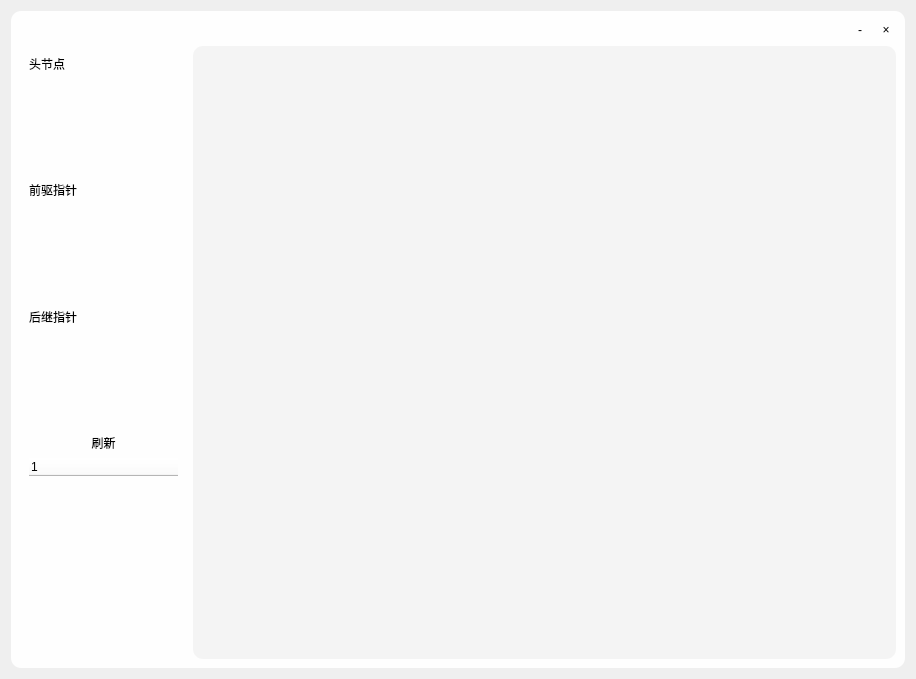
<?xml version="1.0" encoding="UTF-8"?>
<ui version="4.0">
 <class>Double_link</class>
 <widget class="QDialog" name="Double_link">
  <property name="geometry">
   <rect>
    <x>0</x>
    <y>0</y>
    <width>916</width>
    <height>679</height>
   </rect>
  </property>
  <property name="windowTitle">
   <string>Dialog</string>
  </property>
  <layout class="QHBoxLayout" name="horizontalLayout">
   <item>
    <widget class="QFrame" name="frame">
     <property name="styleSheet">
      <string notr="true">background-color: rgb(254, 254, 254);

border-top-left-radius:10px;
border-top-right-radius:10px;

border-bottom-left-radius:10px;

border-bottom-right-radius:10px;
</string>
     </property>
     <property name="frameShape">
      <enum>QFrame::StyledPanel</enum>
     </property>
     <property name="frameShadow">
      <enum>QFrame::Raised</enum>
     </property>
     <layout class="QGridLayout" name="gridLayout">
      <item row="1" column="1">
       <widget class="QGraphicsView" name="graphicsView">
        <property name="styleSheet">
         <string notr="true">background-color:rgb(244, 244, 244)</string>
        </property>
       </widget>
      </item>
      <item row="1" column="0">
       <widget class="QWidget" name="widget" native="true">
        <property name="minimumSize">
         <size>
          <width>0</width>
          <height>606</height>
         </size>
        </property>
        <property name="maximumSize">
         <size>
          <width>167</width>
          <height>16777215</height>
         </size>
        </property>
        <layout class="QVBoxLayout" name="verticalLayout">
         <item>
          <widget class="QLabel" name="label">
           <property name="font">
            <font>
             <family>微软雅黑</family>
            </font>
           </property>
           <property name="text">
            <string>头节点</string>
           </property>
          </widget>
         </item>
         <item>
          <widget class="QLineEdit" name="headEdit"/>
         </item>
         <item>
          <spacer name="verticalSpacer_3">
           <property name="orientation">
            <enum>Qt::Vertical</enum>
           </property>
           <property name="sizeHint" stdset="0">
            <size>
             <width>20</width>
             <height>40</height>
            </size>
           </property>
          </spacer>
         </item>
         <item>
          <widget class="QLabel" name="label_2">
           <property name="font">
            <font>
             <family>微软雅黑</family>
            </font>
           </property>
           <property name="text">
            <string>前驱指针</string>
           </property>
          </widget>
         </item>
         <item>
          <widget class="QLineEdit" name="frontEdit"/>
         </item>
         <item>
          <spacer name="verticalSpacer_2">
           <property name="orientation">
            <enum>Qt::Vertical</enum>
           </property>
           <property name="sizeHint" stdset="0">
            <size>
             <width>20</width>
             <height>40</height>
            </size>
           </property>
          </spacer>
         </item>
         <item>
          <widget class="QLabel" name="label_3">
           <property name="font">
            <font>
             <family>微软雅黑</family>
            </font>
           </property>
           <property name="text">
            <string>后继指针</string>
           </property>
          </widget>
         </item>
         <item>
          <widget class="QLineEdit" name="nextEdit"/>
         </item>
         <item>
          <spacer name="verticalSpacer">
           <property name="orientation">
            <enum>Qt::Vertical</enum>
           </property>
           <property name="sizeHint" stdset="0">
            <size>
             <width>20</width>
             <height>40</height>
            </size>
           </property>
          </spacer>
         </item>
         <item>
          <widget class="QPushButton" name="pushButton">
           <property name="font">
            <font>
             <family>微软雅黑</family>
            </font>
           </property>
           <property name="text">
            <string>刷新</string>
           </property>
          </widget>
         </item>
         <item>
          <widget class="QTreeWidget" name="treeWidget">
           <column>
            <property name="text">
             <string notr="true">1</string>
            </property>
           </column>
          </widget>
         </item>
        </layout>
       </widget>
      </item>
      <item row="0" column="1">
       <layout class="QHBoxLayout" name="horizontalLayout_2">
        <item>
         <spacer name="horizontalSpacer_4">
          <property name="orientation">
           <enum>Qt::Horizontal</enum>
          </property>
          <property name="sizeHint" stdset="0">
           <size>
            <width>24</width>
            <height>17</height>
           </size>
          </property>
         </spacer>
        </item>
        <item>
         <widget class="QPushButton" name="pushButton_2">
          <property name="minimumSize">
           <size>
            <width>20</width>
            <height>20</height>
           </size>
          </property>
          <property name="text">
           <string>-</string>
          </property>
          <property name="iconSize">
           <size>
            <width>20</width>
            <height>20</height>
           </size>
          </property>
         </widget>
        </item>
        <item>
         <widget class="QPushButton" name="pushButton_3">
          <property name="minimumSize">
           <size>
            <width>20</width>
            <height>20</height>
           </size>
          </property>
          <property name="text">
           <string>×</string>
          </property>
         </widget>
        </item>
       </layout>
      </item>
     </layout>
    </widget>
   </item>
  </layout>
 </widget>
 <resources/>
 <connections>
  <connection>
   <sender>pushButton_2</sender>
   <signal>clicked()</signal>
   <receiver>Double_link</receiver>
   <slot>showMinimized()</slot>
   <hints>
    <hint type="sourcelabel">
     <x>860</x>
     <y>28</y>
    </hint>
    <hint type="destinationlabel">
     <x>457</x>
     <y>334</y>
    </hint>
   </hints>
  </connection>
  <connection>
   <sender>pushButton_3</sender>
   <signal>clicked()</signal>
   <receiver>Double_link</receiver>
   <slot>close()</slot>
   <hints>
    <hint type="sourcelabel">
     <x>886</x>
     <y>28</y>
    </hint>
    <hint type="destinationlabel">
     <x>457</x>
     <y>334</y>
    </hint>
   </hints>
  </connection>
 </connections>
</ui>
